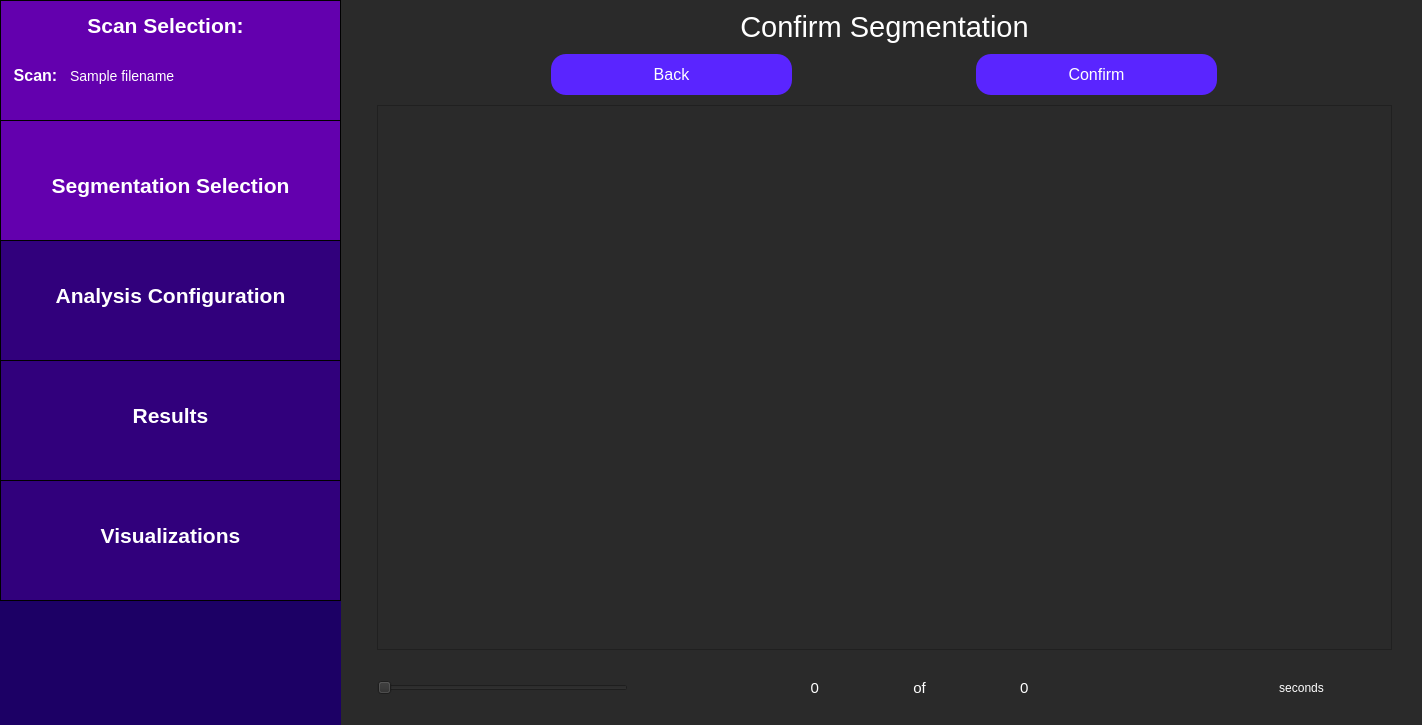
<?xml version="1.0" encoding="UTF-8"?>
<ui version="4.0">
 <class>confirmRoi</class>
 <widget class="QWidget" name="confirmRoi">
  <property name="geometry">
   <rect>
    <x>0</x>
    <y>0</y>
    <width>1422</width>
    <height>725</height>
   </rect>
  </property>
  <property name="minimumSize">
   <size>
    <width>1400</width>
    <height>662</height>
   </size>
  </property>
  <property name="windowTitle">
   <string>Select Region of Interest</string>
  </property>
  <property name="styleSheet">
   <string notr="true">QWidget {
	background: rgb(42, 42, 42);
}</string>
  </property>
  <layout class="QVBoxLayout" name="main_layout">
   <property name="leftMargin">
    <number>0</number>
   </property>
   <property name="topMargin">
    <number>0</number>
   </property>
   <property name="rightMargin">
    <number>0</number>
   </property>
   <property name="bottomMargin">
    <number>0</number>
   </property>
   <item>
    <layout class="QHBoxLayout" name="full_screen_layout" stretch="0,0">
     <item>
      <layout class="QVBoxLayout" name="side_bar_layout" stretch="0,0">
       <property name="spacing">
        <number>0</number>
       </property>
       <property name="sizeConstraint">
        <enum>QLayout::SetMaximumSize</enum>
       </property>
       <item>
        <widget class="QWidget" name="sidebar" native="true">
         <property name="minimumSize">
          <size>
           <width>341</width>
           <height>601</height>
          </size>
         </property>
         <property name="maximumSize">
          <size>
           <width>241</width>
           <height>601</height>
          </size>
         </property>
         <property name="toolTip">
          <string>&lt;html&gt;&lt;head/&gt;&lt;body&gt;&lt;p&gt;&lt;br/&gt;&lt;/p&gt;&lt;/body&gt;&lt;/html&gt;</string>
         </property>
         <property name="styleSheet">
          <string notr="true">QWidget {
	background-color: rgb(28, 0, 101);
}</string>
         </property>
         <widget class="QFrame" name="scanSelectionSidebar">
          <property name="geometry">
           <rect>
            <x>0</x>
            <y>0</y>
            <width>341</width>
            <height>121</height>
           </rect>
          </property>
          <property name="minimumSize">
           <size>
            <width>341</width>
            <height>121</height>
           </size>
          </property>
          <property name="maximumSize">
           <size>
            <width>341</width>
            <height>121</height>
           </size>
          </property>
          <property name="styleSheet">
           <string notr="true">QFrame {
	background-color: rgb(99, 0, 174);
	border: 1px solid black;
}</string>
          </property>
          <property name="frameShape">
           <enum>QFrame::StyledPanel</enum>
          </property>
          <property name="frameShadow">
           <enum>QFrame::Raised</enum>
          </property>
          <widget class="QLabel" name="scanSelectionLabelSidebar">
           <property name="geometry">
            <rect>
             <x>70</x>
             <y>0</y>
             <width>191</width>
             <height>51</height>
            </rect>
           </property>
           <property name="styleSheet">
            <string notr="true">QLabel {
	font-size: 21px;
	color: rgb(255, 255, 255);
	background-color: rgba(255, 255, 255, 0);
	border: 0px;
	font-weight: bold;
}</string>
           </property>
           <property name="text">
            <string>Scan Selection:</string>
           </property>
           <property name="alignment">
            <set>Qt::AlignCenter</set>
           </property>
          </widget>
          <widget class="QLabel" name="scanLabel">
           <property name="geometry">
            <rect>
             <x>-60</x>
             <y>50</y>
             <width>191</width>
             <height>51</height>
            </rect>
           </property>
           <property name="styleSheet">
            <string notr="true">QLabel {
	font-size: 16px;
	color: rgb(255, 255, 255);
	background-color: rgba(255, 255, 255, 0);
	border: 0px;
	font-weight: bold;
}</string>
           </property>
           <property name="text">
            <string>Scan:</string>
           </property>
           <property name="alignment">
            <set>Qt::AlignCenter</set>
           </property>
          </widget>
          <widget class="QLabel" name="scan_name_input">
           <property name="geometry">
            <rect>
             <x>70</x>
             <y>50</y>
             <width>261</width>
             <height>51</height>
            </rect>
           </property>
           <property name="styleSheet">
            <string notr="true">QLabel {
	font-size: 14px;
	color: rgb(255, 255, 255);
	background-color: rgba(255, 255, 255, 0);
	border: 0px;
}</string>
           </property>
           <property name="text">
            <string>Sample filename </string>
           </property>
           <property name="alignment">
            <set>Qt::AlignLeading|Qt::AlignLeft|Qt::AlignVCenter</set>
           </property>
          </widget>
         </widget>
         <widget class="QFrame" name="segSidebar">
          <property name="geometry">
           <rect>
            <x>0</x>
            <y>120</y>
            <width>341</width>
            <height>121</height>
           </rect>
          </property>
          <property name="maximumSize">
           <size>
            <width>341</width>
            <height>121</height>
           </size>
          </property>
          <property name="styleSheet">
           <string notr="true">QFrame {
	background-color: rgb(99, 0, 174);
	border: 1px solid black;
}</string>
          </property>
          <property name="frameShape">
           <enum>QFrame::StyledPanel</enum>
          </property>
          <property name="frameShadow">
           <enum>QFrame::Raised</enum>
          </property>
          <widget class="QLabel" name="segSidebarLabel">
           <property name="geometry">
            <rect>
             <x>0</x>
             <y>40</y>
             <width>341</width>
             <height>51</height>
            </rect>
           </property>
           <property name="styleSheet">
            <string notr="true">QLabel {
	font-size: 21px;
	color: rgb(255, 255, 255);
	background-color: rgba(255, 255, 255, 0);
	border: 0px;
	font-weight: bold;
}</string>
           </property>
           <property name="text">
            <string>Segmentation Selection</string>
           </property>
           <property name="alignment">
            <set>Qt::AlignCenter</set>
           </property>
          </widget>
         </widget>
         <widget class="QFrame" name="resultsSidebar">
          <property name="geometry">
           <rect>
            <x>0</x>
            <y>360</y>
            <width>341</width>
            <height>121</height>
           </rect>
          </property>
          <property name="minimumSize">
           <size>
            <width>341</width>
            <height>121</height>
           </size>
          </property>
          <property name="maximumSize">
           <size>
            <width>341</width>
            <height>121</height>
           </size>
          </property>
          <property name="styleSheet">
           <string notr="true">QFrame {
	background-color:  rgb(49, 0, 124);
	border: 1px solid black;
}</string>
          </property>
          <property name="frameShape">
           <enum>QFrame::StyledPanel</enum>
          </property>
          <property name="frameShadow">
           <enum>QFrame::Raised</enum>
          </property>
          <widget class="QLabel" name="resultsLabel">
           <property name="geometry">
            <rect>
             <x>0</x>
             <y>30</y>
             <width>341</width>
             <height>51</height>
            </rect>
           </property>
           <property name="styleSheet">
            <string notr="true">QLabel {
	font-size: 21px;
	color: rgb(255, 255, 255);
	background-color: rgba(255, 255, 255, 0);
	border: 0px;
	font-weight: bold;
}</string>
           </property>
           <property name="text">
            <string>Results</string>
           </property>
           <property name="alignment">
            <set>Qt::AlignCenter</set>
           </property>
          </widget>
         </widget>
         <widget class="QFrame" name="visualizationsSidebar">
          <property name="geometry">
           <rect>
            <x>0</x>
            <y>480</y>
            <width>341</width>
            <height>121</height>
           </rect>
          </property>
          <property name="minimumSize">
           <size>
            <width>341</width>
            <height>121</height>
           </size>
          </property>
          <property name="maximumSize">
           <size>
            <width>341</width>
            <height>121</height>
           </size>
          </property>
          <property name="styleSheet">
           <string notr="true">QFrame {
	background-color:  rgb(49, 0, 124);
	border: 1px solid black;
}</string>
          </property>
          <property name="frameShape">
           <enum>QFrame::StyledPanel</enum>
          </property>
          <property name="frameShadow">
           <enum>QFrame::Raised</enum>
          </property>
          <widget class="QLabel" name="visualizationsLabel">
           <property name="geometry">
            <rect>
             <x>20</x>
             <y>30</y>
             <width>301</width>
             <height>51</height>
            </rect>
           </property>
           <property name="styleSheet">
            <string notr="true">QLabel {
	font-size: 21px;
	color: rgb(255, 255, 255);
	background-color: rgba(255, 255, 255, 0);
	border: 0px;
	font-weight: bold;
}</string>
           </property>
           <property name="text">
            <string>Visualizations</string>
           </property>
           <property name="alignment">
            <set>Qt::AlignCenter</set>
           </property>
          </widget>
         </widget>
         <widget class="QFrame" name="analysisConfigSidebar">
          <property name="geometry">
           <rect>
            <x>0</x>
            <y>240</y>
            <width>341</width>
            <height>121</height>
           </rect>
          </property>
          <property name="maximumSize">
           <size>
            <width>341</width>
            <height>121</height>
           </size>
          </property>
          <property name="styleSheet">
           <string notr="true">QFrame {
	background-color: rgb(49, 0, 124);
	border: 1px solid black;
}</string>
          </property>
          <property name="frameShape">
           <enum>QFrame::StyledPanel</enum>
          </property>
          <property name="frameShadow">
           <enum>QFrame::Raised</enum>
          </property>
          <widget class="QLabel" name="analysisConfigLabel">
           <property name="geometry">
            <rect>
             <x>0</x>
             <y>30</y>
             <width>341</width>
             <height>51</height>
            </rect>
           </property>
           <property name="styleSheet">
            <string notr="true">QLabel {
	font-size: 21px;
	color: rgb(255, 255, 255);
	background-color: rgba(255, 255, 255, 0);
	border: 0px;
	font-weight:bold;
}</string>
           </property>
           <property name="text">
            <string>Analysis Configuration</string>
           </property>
           <property name="alignment">
            <set>Qt::AlignCenter</set>
           </property>
          </widget>
         </widget>
        </widget>
       </item>
       <item>
        <widget class="QFrame" name="gridFrame_2">
         <property name="minimumSize">
          <size>
           <width>341</width>
           <height>0</height>
          </size>
         </property>
         <property name="maximumSize">
          <size>
           <width>341</width>
           <height>16777215</height>
          </size>
         </property>
         <property name="styleSheet">
          <string notr="true">QFrame {
	background-color: rgb(28, 0, 101);
}</string>
         </property>
         <layout class="QGridLayout" name="backButtonGrid_3" rowstretch="0">
          <property name="sizeConstraint">
           <enum>QLayout::SetMinAndMaxSize</enum>
          </property>
          <property name="leftMargin">
           <number>10</number>
          </property>
          <property name="topMargin">
           <number>10</number>
          </property>
          <property name="rightMargin">
           <number>10</number>
          </property>
          <property name="bottomMargin">
           <number>10</number>
          </property>
          <item row="0" column="0">
           <spacer name="verticalSpacer_5">
            <property name="orientation">
             <enum>Qt::Vertical</enum>
            </property>
            <property name="sizeHint" stdset="0">
             <size>
              <width>20</width>
              <height>40</height>
             </size>
            </property>
           </spacer>
          </item>
         </layout>
        </widget>
       </item>
      </layout>
     </item>
     <item>
      <layout class="QVBoxLayout" name="frame_preview_layout" stretch="0,0,0,1">
       <property name="spacing">
        <number>10</number>
       </property>
       <property name="leftMargin">
        <number>30</number>
       </property>
       <property name="topMargin">
        <number>10</number>
       </property>
       <property name="rightMargin">
        <number>30</number>
       </property>
       <property name="bottomMargin">
        <number>10</number>
       </property>
       <item>
        <widget class="QLabel" name="select_frame_label">
         <property name="styleSheet">
          <string notr="true">QLabel {
	font-size: 29px;
	color: rgb(255, 255, 255);
	background-color: rgba(255, 255, 255, 0);
}</string>
         </property>
         <property name="text">
          <string>Confirm Segmentation</string>
         </property>
         <property name="textFormat">
          <enum>Qt::AutoText</enum>
         </property>
         <property name="scaledContents">
          <bool>false</bool>
         </property>
         <property name="alignment">
          <set>Qt::AlignCenter</set>
         </property>
         <property name="wordWrap">
          <bool>true</bool>
         </property>
        </widget>
       </item>
       <item>
        <layout class="QHBoxLayout" name="horizontalLayout_4">
         <item>
          <widget class="QPushButton" name="back_button">
           <property name="minimumSize">
            <size>
             <width>241</width>
             <height>41</height>
            </size>
           </property>
           <property name="maximumSize">
            <size>
             <width>241</width>
             <height>41</height>
            </size>
           </property>
           <property name="styleSheet">
            <string notr="true">QPushButton {
	color: white;
	font-size: 16px;
	background: rgb(90, 37, 255);
	border-radius: 15px;
}
</string>
           </property>
           <property name="text">
            <string>Back</string>
           </property>
           <property name="checkable">
            <bool>true</bool>
           </property>
           <property name="checked">
            <bool>false</bool>
           </property>
          </widget>
         </item>
         <item>
          <widget class="QPushButton" name="confirm_roi_button">
           <property name="minimumSize">
            <size>
             <width>241</width>
             <height>41</height>
            </size>
           </property>
           <property name="maximumSize">
            <size>
             <width>241</width>
             <height>41</height>
            </size>
           </property>
           <property name="styleSheet">
            <string notr="true">QPushButton {
	color: white;
	font-size: 16px;
	background: rgb(90, 37, 255);
	border-radius: 15px;
}
</string>
           </property>
           <property name="text">
            <string>Confirm</string>
           </property>
           <property name="checkable">
            <bool>true</bool>
           </property>
           <property name="checked">
            <bool>false</bool>
           </property>
          </widget>
         </item>
        </layout>
       </item>
       <item>
        <widget class="QFrame" name="im_display_frame">
         <property name="sizePolicy">
          <sizepolicy hsizetype="Expanding" vsizetype="Expanding">
           <horstretch>10</horstretch>
           <verstretch>10</verstretch>
          </sizepolicy>
         </property>
         <property name="minimumSize">
          <size>
           <width>501</width>
           <height>321</height>
          </size>
         </property>
         <property name="maximumSize">
          <size>
           <width>16777215</width>
           <height>16777215</height>
          </size>
         </property>
         <property name="frameShape">
          <enum>QFrame::StyledPanel</enum>
         </property>
         <property name="frameShadow">
          <enum>QFrame::Raised</enum>
         </property>
        </widget>
       </item>
       <item>
        <layout class="QHBoxLayout" name="frameControlsLayout">
         <property name="spacing">
          <number>10</number>
         </property>
         <item>
          <widget class="QSlider" name="frame_slider">
           <property name="minimumSize">
            <size>
             <width>251</width>
             <height>41</height>
            </size>
           </property>
           <property name="maximumSize">
            <size>
             <width>251</width>
             <height>41</height>
            </size>
           </property>
           <property name="orientation">
            <enum>Qt::Horizontal</enum>
           </property>
          </widget>
         </item>
         <item>
          <widget class="QLabel" name="cur_frame_label">
           <property name="styleSheet">
            <string notr="true">QLabel {
	font-size: 15px;
	color: rgb(255, 255, 255);
	background-color: rgba(255, 255, 255, 0);
}</string>
           </property>
           <property name="text">
            <string>0</string>
           </property>
           <property name="textFormat">
            <enum>Qt::AutoText</enum>
           </property>
           <property name="scaledContents">
            <bool>false</bool>
           </property>
           <property name="alignment">
            <set>Qt::AlignRight|Qt::AlignTrailing|Qt::AlignVCenter</set>
           </property>
           <property name="wordWrap">
            <bool>true</bool>
           </property>
          </widget>
         </item>
         <item>
          <widget class="QLabel" name="of_frames_label">
           <property name="styleSheet">
            <string notr="true">QLabel {
	font-size: 15px;
	color: rgb(255, 255, 255);
	background-color: rgba(255, 255, 255, 0);
}</string>
           </property>
           <property name="text">
            <string>of</string>
           </property>
           <property name="textFormat">
            <enum>Qt::AutoText</enum>
           </property>
           <property name="scaledContents">
            <bool>false</bool>
           </property>
           <property name="alignment">
            <set>Qt::AlignCenter</set>
           </property>
           <property name="wordWrap">
            <bool>true</bool>
           </property>
          </widget>
         </item>
         <item>
          <widget class="QLabel" name="total_frames_label">
           <property name="styleSheet">
            <string notr="true">QLabel {
	font-size: 15px;
	color: rgb(255, 255, 255);
	background-color: rgba(255, 255, 255, 0);
}</string>
           </property>
           <property name="text">
            <string>0</string>
           </property>
           <property name="textFormat">
            <enum>Qt::AutoText</enum>
           </property>
           <property name="scaledContents">
            <bool>false</bool>
           </property>
           <property name="alignment">
            <set>Qt::AlignLeading|Qt::AlignLeft|Qt::AlignVCenter</set>
           </property>
           <property name="wordWrap">
            <bool>true</bool>
           </property>
          </widget>
         </item>
         <item>
          <widget class="QLabel" name="seconds_label">
           <property name="styleSheet">
            <string notr="true">QLabel {
	font-size: 12px;
	color: rgb(255, 255, 255);
	background-color: rgba(255, 255, 255, 0);
}</string>
           </property>
           <property name="text">
            <string>seconds</string>
           </property>
           <property name="textFormat">
            <enum>Qt::AutoText</enum>
           </property>
           <property name="scaledContents">
            <bool>false</bool>
           </property>
           <property name="alignment">
            <set>Qt::AlignCenter</set>
           </property>
           <property name="wordWrap">
            <bool>true</bool>
           </property>
          </widget>
         </item>
        </layout>
       </item>
      </layout>
     </item>
    </layout>
   </item>
  </layout>
 </widget>
 <resources/>
 <connections/>
</ui>
